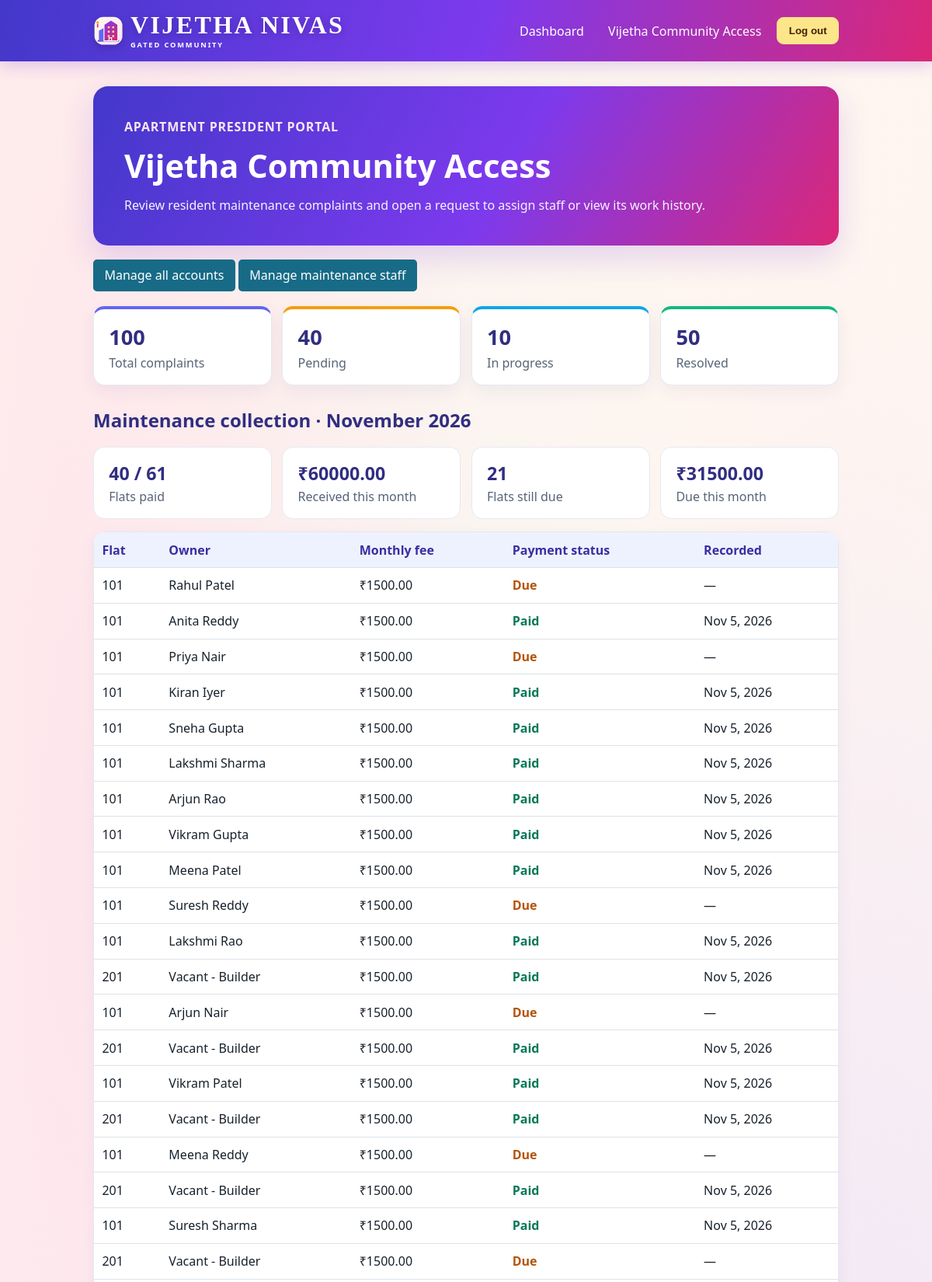
Screenshot of /community-access/ (signed in, upper part) with the database file from the repository.
### complaints/models.py (models this page shows, shortened)
class Unit(models.Model):
    class Status(models.TextChoices):
        OCCUPIED = "occupied", "Occupied"
        VACANT = "vacant", "Vacant"
    apartment = models.ForeignKey(Apartment, on_delete=models.CASCADE, related_name="units")
    unit_number = models.CharField(max_length=30)
    owner_name = models.CharField(max_length=150)
    resident = models.ForeignKey(
        User,
        on_delete=models.SET_NULL,
        null=True,
        blank=True,
        related_name="units",
        limit_choices_to={"role": User.Role.RESIDENT},
    )
    status = models.CharField(max_length=10, choices=Status.choices, default=Status.OCCUPIED)
    created_at = models.DateTimeField(auto_now_add=True)
    class Meta:
        constraints = [
            models.UniqueConstraint(
                fields=("apartment", "unit_number"),
                name="unique_unit_per_apartment",
            ),
        ]
        ordering = ("apartment__name", "unit_number")
    def __str__(self):
        return f"{self.apartment.name} - {self.unit_number}"

class MaintenancePayment(models.Model):
    class Status(models.TextChoices):
        UNPAID = "unpaid", "Unpaid"
        PAID = "paid", "Paid"
    unit = models.ForeignKey(Unit, on_delete=models.PROTECT, related_name="maintenance_payments")
    period = models.DateField()
    amount = models.DecimalField(
        max_digits=8,
        decimal_places=2,
        default=MONTHLY_MAINTENANCE_FEE,
    )
    status = models.CharField(
        max_length=10,
        choices=Status.choices,
        default=Status.UNPAID,
    )
    recorded_by = models.ForeignKey(
        User,
        on_delete=models.SET_NULL,
        null=True,
        blank=True,
        related_name="recorded_maintenance_payments",
    )
    paid_at = models.DateTimeField(null=True, blank=True)
    updated_at = models.DateTimeField(auto_now=True)
    class Meta:
        constraints = [
            models.UniqueConstraint(
                fields=("unit", "period"),
                name="unique_maintenance_payment_per_unit_period",
            ),
        ]
        ordering = ("unit__apartment__name", "unit__unit_number")

### complaints/views.py (the view)
# urls.py: path("community-access/", views.community_access, name="community_access"),
@login_required(login_url="community_access_login")
def community_access(request):
    if request.user.role != User.Role.ADMIN and not request.user.is_superuser:
        raise PermissionDenied("Only apartment administrators can access this page.")
    complaints = Complaint.objects.select_related(
        "unit__apartment",
        "resident",
        "category",
        "assigned_to",
    )
    summary = complaints.aggregate(
        total=Count("pk"),
        pending=Count(
            "pk",
            filter=Q(
                status__in=(
                    Complaint.Status.RAISED,
                    Complaint.Status.ASSIGNED,
                    Complaint.Status.PENDING,
                    Complaint.Status.REOPENED,
                )
            ),
        ),
        in_progress=Count("pk", filter=Q(status=Complaint.Status.IN_PROGRESS)),
        resolved=Count(
            "pk",
            filter=Q(
                status__in=(
                    Complaint.Status.COMPLETED,
                    Complaint.Status.SUCCESSFUL,
                    Complaint.Status.RESOLVED,
                    Complaint.Status.CLOSED,
                )
            ),
        ),
    )
    staff_members = list(
        User.objects.filter(role=User.Role.STAFF, is_active=True).order_by(
            "first_name",
            "last_name",
            "username",
        )
    )
    current_period = timezone.localdate().replace(day=1)
    units = list(
        Unit.objects.filter(apartment__is_active=True)
        .select_related("apartment", "resident")
        .annotate(
            complaint_count=Count("complaints"),
            open_complaint_count=Count(
                "complaints",
                filter=Q(
                    complaints__status__in=(
                        Complaint.Status.RAISED,
                        Complaint.Status.ASSIGNED,
                        Complaint.Status.PENDING,
                        Complaint.Status.IN_PROGRESS,
                        Complaint.Status.REOPENED,
                    )
                ),
            ),
        )
        .order_by("apartment__name", "unit_number")
    )
    payments_by_unit = {
        payment.unit_id: payment
        for payment in MaintenancePayment.objects.filter(
            unit__in=units,
            period=current_period,
        )
    }
    maintenance_rows = []
    for unit in units:
        payment = payments_by_unit.get(unit.pk)
        is_paid = bool(payment and payment.status == MaintenancePayment.Status.PAID)
        maintenance_rows.append(
            {
                "unit": unit,
                "payment": payment,
                "is_paid": is_paid,
                "amount": payment.amount if payment else MONTHLY_MAINTENANCE_FEE,
            }
        )
    paid_rows = [row for row in maintenance_rows if row["is_paid"]]
    unpaid_rows = [row for row in maintenance_rows if not row["is_paid"]]
    return render(
        request,
        "complaints/community_access.html",
        {
            "complaints": complaints.order_by("-created_at"),
            "summary": summary,
            "staff_members": staff_members,
            "monthly_salary_total": sum(
                (staff_member.salary for staff_member in staff_members),
                Decimal("0.00"),
            ),
            "units": units,
            "current_period": current_period,
            "maintenance_rows": maintenance_rows,
            "maintenance_paid_count": len(paid_rows),
            "maintenance_due_count": len(unpaid_rows),
            "maintenance_received_total": sum(
                (row["amount"] for row in paid_rows),
                Decimal("0.00"),
            ),
            "maintenance_due_total": sum(
                (row["amount"] for row in unpaid_rows),
                Decimal("0.00"),
            ),
        },
    )

### complaints/models.py (called while the page is built)
    def __str__(self):
        return self.get_full_name() or self.username

    def __str__(self):
        return self.name

    @property
    def is_overdue(self):
        return (
            self.status
            not in (
                self.Status.COMPLETED,
                self.Status.SUCCESSFUL,
                self.Status.RESOLVED,
                self.Status.CLOSED,
            )
            and timezone.now() - self.created_at > timedelta(hours=72)
        )

### templates/complaints/community_access.html (shortened to what this page needs)
{% extends "complaints/base.html" %}
{% block content %}
<div class="community-admin">
    <section class="community-admin-hero">
        <p>APARTMENT PRESIDENT PORTAL</p>
        <h1>Vijetha Community Access</h1>
        <span>Review resident maintenance complaints and open a request to assign staff or view its work history.</span>
    </section>
    <p class="community-admin-actions">
        <a class="button" href="{% url 'community_accounts' %}">Manage all accounts</a>
        <a class="button" href="{% url 'community_staff' %}">Manage maintenance staff</a>
    </p>
    <section class="community-admin-stats" aria-label="Complaint overview">
        <div class="community-admin-stat"><strong>{{ summary.total }}</strong><span>Total complaints</span></div>
        <div class="community-admin-stat"><strong>{{ summary.pending }}</strong><span>Pending</span></div>
        <div class="community-admin-stat"><strong>{{ summary.in_progress }}</strong><span>In progress</span></div>
        <div class="community-admin-stat"><strong>{{ summary.resolved }}</strong><span>Resolved</span></div>
    </section>
    <h2 class="community-admin-heading">Maintenance collection · {{ current_period|date:"F Y" }}</h2>
    <section class="community-maintenance-stats" aria-label="This month's maintenance totals">
        <div class="community-maintenance-stat"><strong>{{ maintenance_paid_count }} / {{ maintenance_rows|length }}</strong><span>Flats paid</span></div>
        <div class="community-maintenance-stat"><strong>₹{{ maintenance_received_total|floatformat:2 }}</strong><span>Received this month</span></div>
        <div class="community-maintenance-stat"><strong>{{ maintenance_due_count }}</strong><span>Flats still due</span></div>
        <div class="community-maintenance-stat"><strong>₹{{ maintenance_due_total|floatformat:2 }}</strong><span>Due this month</span></div>
    </section>
    {% if maintenance_rows %}
        <div class="community-admin-table-wrap">
            <table class="community-admin-salary-table">
                <thead><tr><th>Flat</th><th>Owner</th><th>Monthly fee</th><th>Payment status</th><th>Recorded</th></tr></thead>
                <tbody>
                    {% for row in maintenance_rows %}
                        <tr>
                            <td>{{ row.unit.unit_number }}</td>
                            <td>{{ row.unit.owner_name }}</td>
                            <td>₹{{ row.amount|floatformat:2 }}</td>
                            <td>{% if row.is_paid %}<span class="community-payment-paid">Paid</span>{% else %}<span class="community-payment-due">Due</span>{% endif %}</td>
                            <td>{% if row.payment and row.payment.paid_at %}{{ row.payment.paid_at|date:"M j, Y" }}{% else %}—{% endif %}</td>
                        </tr>
                    {% endfor %}
                </tbody>
            </table>
        </div>
    {% else %}
        <p class="community-admin-empty">No active flats are available for this month.</p>
    {% endif %}
</div>
{% endblock %}

### templates/complaints/base.html (style rules this page uses)
body { font: 16px/1.5 system-ui, sans-serif; margin: 0; color: #17212b; background: radial-gradient(ellipse at 8% 12%, #fbcfe866, transparent 34rem), radial-gradient(ellipse at 92% 38%, #c4b5fd66, transparent 38rem), radial-gradient(ellipse at 48% 100%, #bae6fd66, transparent 42rem), linear-gradient(135deg, #fff7ed, #fdf2f8 48%, #eef2ff); background-attachment: fixed; }
.card, table { background: white; border-radius: .5rem; padding: 1rem; margin: 1rem 0; }
table { width: 100%; border-collapse: collapse; }
th, td { padding: .65rem; border-bottom: 1px solid #dce3e8; text-align: left; }
button, .button { display: inline-block; padding: .55rem .9rem; border: 0; border-radius: .3rem; background: #176b87; color: white; text-decoration: none; cursor: pointer; }

### templates/complaints/community_access.html (style rules this page uses)
.community-admin { padding-bottom: 2rem; }
.community-admin-hero { padding: clamp(1.5rem, 5vw, 2.5rem); border-radius: 1.2rem; color: #fff; background: linear-gradient(120deg, #4338ca, #7c3aed 55%, #db2777); box-shadow: 0 1rem 2.5rem #6d28d92b; }
.community-admin-hero p { margin: 0 0 .4rem; color: #fce7f3; font-weight: 700; letter-spacing: .05em; }
.community-admin-hero h1 { margin: 0; font-size: clamp(1.8rem, 4vw, 2.6rem); }
.community-admin-hero span { display: block; margin-top: .5rem; color: #f5f3ff; }
.community-admin-stats { display: grid; grid-template-columns: repeat(auto-fit, minmax(150px, 1fr)); gap: .85rem; margin: 1.2rem 0; }
.community-admin-stat { padding: 1rem 1.2rem; border: 1px solid #e6e8f2; border-radius: .9rem; background: #fff; box-shadow: 0 .45rem 1.3rem #312e8110; }
.community-admin-stat strong { display: block; color: #312e81; font-size: 1.7rem; }
.community-admin-stat span { color: #566477; }
.community-admin-stat:nth-child(1) { border-top: 4px solid #6366f1; }
.community-admin-stat:nth-child(2) { border-top: 4px solid #f59e0b; }
.community-admin-stat:nth-child(3) { border-top: 4px solid #0ea5e9; }
.community-admin-stat:nth-child(4) { border-top: 4px solid #10b981; }
.community-admin-heading { margin: 1.7rem 0 .75rem; color: #312e81; }
.community-admin-table-wrap { overflow-x: auto; border: 1px solid #e5e7eb; border-radius: .9rem; background: #fff; box-shadow: 0 .45rem 1.3rem #312e810c; }
.community-admin-table-wrap table { min-width: 850px; margin: 0; }
.community-admin-table-wrap th { background: #eef2ff; color: #3730a3; }
.community-admin-salary-table { min-width: 500px !important; }
.community-maintenance-stats { display: grid; grid-template-columns: repeat(auto-fit, minmax(160px, 1fr)); gap: .85rem; margin: 1rem 0; }
.community-maintenance-stat { padding: 1rem 1.2rem; border: 1px solid #e6e8f2; border-radius: .9rem; background: #fff; }
.community-maintenance-stat strong { display: block; color: #312e81; font-size: 1.45rem; }
.community-maintenance-stat span { color: #566477; }
.community-payment-paid { color: #047857; font-weight: 800; }
.community-payment-due { color: #b45309; font-weight: 800; }
.community-admin-actions { margin: 1.1rem 0; }

### rows the page displays
Unit: unit.unit_number "101", unit.owner_name "Rahul Patel", amount "1500.00", shows "Due"
Unit: unit.unit_number "101", unit.owner_name "Anita Reddy", amount "1500.00", shows "Paid", payment.paid_at "Nov 5, 2026"
Unit: unit.unit_number "101", unit.owner_name "Priya Nair", amount "1500.00", shows "Due"
Unit: unit.unit_number "101", unit.owner_name "Kiran Iyer", amount "1500.00", shows "Paid", payment.paid_at "Nov 5, 2026"
Unit: unit.unit_number "101", unit.owner_name "Sneha Gupta", amount "1500.00", shows "Paid", payment.paid_at "Nov 5, 2026"
Unit: unit.unit_number "101", unit.owner_name "Lakshmi Sharma", amount "1500.00", shows "Paid", payment.paid_at "Nov 5, 2026"
Unit: unit.unit_number "101", unit.owner_name "Arjun Rao", amount "1500.00", shows "Paid", payment.paid_at "Nov 5, 2026"
Unit: unit.unit_number "101", unit.owner_name "Vikram Gupta", amount "1500.00", shows "Paid", payment.paid_at "Nov 5, 2026"
Unit: unit.unit_number "101", unit.owner_name "Meena Patel", amount "1500.00", shows "Paid", payment.paid_at "Nov 5, 2026"
Unit: unit.unit_number "101", unit.owner_name "Suresh Reddy", amount "1500.00", shows "Due"
Unit: unit.unit_number "101", unit.owner_name "Lakshmi Rao", amount "1500.00", shows "Paid", payment.paid_at "Nov 5, 2026"
Unit: unit.unit_number "201", unit.owner_name "Vacant - Builder", amount "1500.00", shows "Paid", payment.paid_at "Nov 5, 2026"
Unit: unit.unit_number "101", unit.owner_name "Arjun Nair", amount "1500.00", shows "Due"
Unit: unit.unit_number "201", unit.owner_name "Vacant - Builder", amount "1500.00", shows "Paid", payment.paid_at "Nov 5, 2026"
Unit: unit.unit_number "101", unit.owner_name "Vikram Patel", amount "1500.00", shows "Paid", payment.paid_at "Nov 5, 2026"
Unit: unit.unit_number "201", unit.owner_name "Vacant - Builder", amount "1500.00", shows "Paid", payment.paid_at "Nov 5, 2026"
Unit: unit.unit_number "101", unit.owner_name "Meena Reddy", amount "1500.00", shows "Due"
Unit: unit.unit_number "201", unit.owner_name "Vacant - Builder", amount "1500.00", shows "Paid", payment.paid_at "Nov 5, 2026"
Unit: unit.unit_number "101", unit.owner_name "Suresh Sharma", amount "1500.00", shows "Paid", payment.paid_at "Nov 5, 2026"
Unit: unit.unit_number "201", unit.owner_name "Vacant - Builder", amount "1500.00", shows "Due"

### other values shown
{{ summary.total }} "100"
{{ summary.pending }} "40"
{{ summary.in_progress }} "10"
{{ summary.resolved }} "50"
{{ current_period|date:"F Y" }} "November 2026"
{{ maintenance_paid_count }} "40"
{{ maintenance_rows|length }} "61"
{{ maintenance_received_total|floatformat:2 }} "60000.00"
{{ maintenance_due_count }} "21"
{{ maintenance_due_total|floatformat:2 }} "31500.00"
